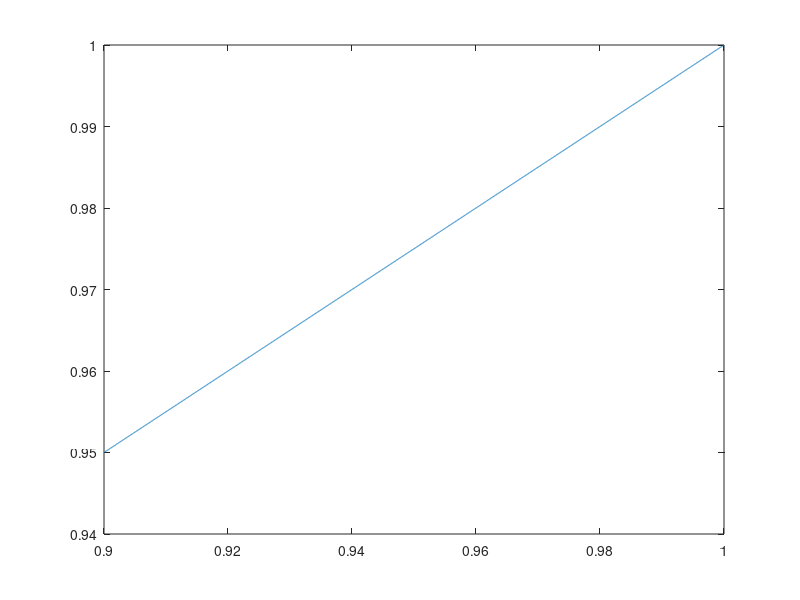

MATLAB code to generate this figure:
S = [.9:0.00001:1.0];
m=1.0/2.0
plot(S, ((S.^(-1.0/m)-1).^(-m) .*(S.^(-1/m-1)))./(0.7*(1-S).^(-m)))
plot(S,(sqrt(S).*(1.0 - (1.0 - S.^(1/m)).^m).^2)./(1-(1-S).^(m))) 
plot(S,(sqrt(1-S).*(1.0 - S.^(1/m)).^(2*m))./(2.0*(1.0 - S).^((1.0+4*m)/2.0))) 